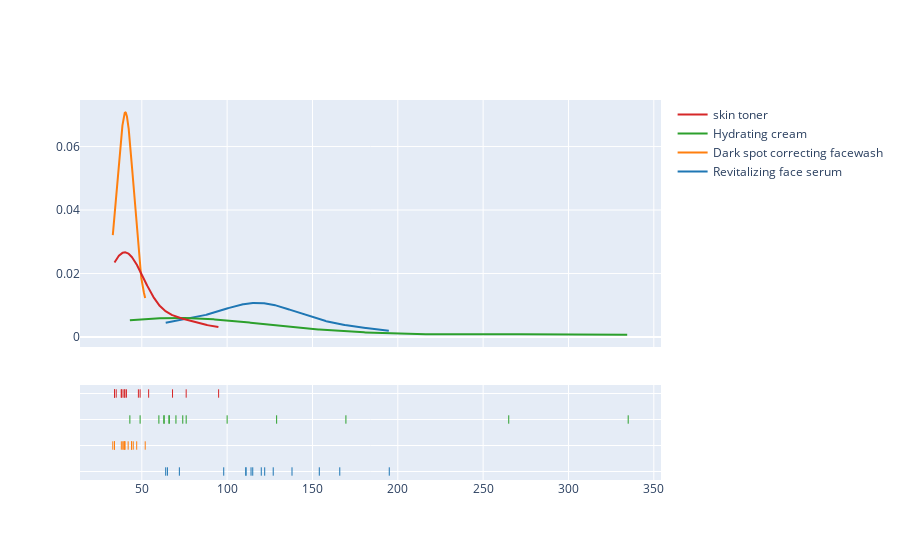

The notebook cell saved with this chart:
### Code cell
hist_data = [serum_price, facewash_price, cream_price, toner_price]
group_labels = ['Revitalizing face serum', 'Dark spot correcting facewash', 'Hydrating cream', 'skin toner']
fig = ff.create_distplot(hist_data, group_labels, bin_size=0.3, show_hist=False)
fig.show()

### Figure 1 — Plotly figure (JSON) as saved in the notebook; plotly's stock layout.template omitted (floating-point values rounded to 4 significant figures; data arrays with more than 128 entries replaced by an {"elided": "..."} marker saying what was removed)
{"data": [{"legendgroup": "Revitalizing face serum", "marker": {"color": "rgb(31, 119, 180)"}, "mode": "lines", "name": "Revitalizing face serum", "showlegend": true, "type": "scatter", "x": {"elided": "500 float values"}, "xaxis": "x", "y": {"elided": "500 float values"}, "yaxis": "y"}, {"legendgroup": "Dark spot correcting facewash", "marker": {"color": "rgb(255, 127, 14)"}, "mode": "lines", "name": "Dark spot correcting facewash", "showlegend": true, "type": "scatter", "x": {"elided": "500 float values"}, "xaxis": "x", "y": {"elided": "500 float values"}, "yaxis": "y"}, {"legendgroup": "Hydrating cream", "marker": {"color": "rgb(44, 160, 44)"}, "mode": "lines", "name": "Hydrating cream", "showlegend": true, "type": "scatter", "x": {"elided": "500 float values"}, "xaxis": "x", "y": {"elided": "500 float values"}, "yaxis": "y"}, {"legendgroup": "skin toner", "marker": {"color": "rgb(214, 39, 40)"}, "mode": "lines", "name": "skin toner", "showlegend": true, "type": "scatter", "x": {"elided": "500 float values"}, "xaxis": "x", "y": {"elided": "500 float values"}, "yaxis": "y"}, {"legendgroup": "Revitalizing face serum", "marker": {"color": "rgb(31, 119, 180)", "symbol": "line-ns-open"}, "mode": "markers", "name": "Revitalizing face serum", "showlegend": false, "type": "scatter", "x": [154, 98, 65, 64, 111, 111, 115, 114, 195, 120, 122, 166, 127, 72, 138], "xaxis": "x", "y": ["Revitalizing face serum", "Revitalizing face serum", "Revitalizing face serum", "Revitalizing face serum", "Revitalizing face serum", "Revitalizing face serum", "Revitalizing face serum", "Revitalizing face serum", "Revitalizing face serum", "Revitalizing face serum", "Revitalizing face serum", "Revitalizing face serum", "Revitalizing face serum", "Revitalizing face serum", "Revitalizing face serum"], "yaxis": "y2"}, {"legendgroup": "Dark spot correcting facewash", "marker": {"color": "rgb(255, 127, 14)", "symbol": "line-ns-open"}, "mode": "markers", "name": "Dark spot correcting facewash", "showlegend": false, "type": "scatter", "x": [40, 44, 47, 45, 44, 34, 42, 52, 40, 33, 39, 39, 38, 40, 34], "xaxis": "x", "y": ["Dark spot correcting facewash", "Dark spot correcting facewash", "Dark spot correcting facewash", "Dark spot correcting facewash", "Dark spot correcting facewash", "Dark spot correcting facewash", "Dark spot correcting facewash", "Dark spot correcting facewash", "Dark spot correcting facewash", "Dark spot correcting facewash", "Dark spot correcting facewash", "Dark spot correcting facewash", "Dark spot correcting facewash", "Dark spot correcting facewash", "Dark spot correcting facewash"], "yaxis": "y2"}, {"legendgroup": "Hydrating cream", "marker": {"color": "rgb(44, 160, 44)", "symbol": "line-ns-open"}, "mode": "markers", "name": "Hydrating cream", "showlegend": false, "type": "scatter", "x": [63, 74, 129, 63, 49, 66, 66, 43, 100, 70, 335, 265, 76, 169.6, 60], "xaxis": "x", "y": ["Hydrating cream", "Hydrating cream", "Hydrating cream", "Hydrating cream", "Hydrating cream", "Hydrating cream", "Hydrating cream", "Hydrating cream", "Hydrating cream", "Hydrating cream", "Hydrating cream", "Hydrating cream", "Hydrating cream", "Hydrating cream", "Hydrating cream"], "yaxis": "y2"}, {"legendgroup": "skin toner", "marker": {"color": "rgb(214, 39, 40)", "symbol": "line-ns-open"}, "mode": "markers", "name": "skin toner", "showlegend": false, "type": "scatter", "x": [40, 68, 40, 54, 95, 48, 34, 41, 76, 38, 49, 38, 35, 34, 39], "xaxis": "x", "y": ["skin toner", "skin toner", "skin toner", "skin toner", "skin toner", "skin toner", "skin toner", "skin toner", "skin toner", "skin toner", "skin toner", "skin toner", "skin toner", "skin toner", "skin toner"], "yaxis": "y2"}], "layout": {"barmode": "overlay", "hovermode": "closest", "legend": {"traceorder": "reversed"}, "xaxis": {"anchor": "y2", "domain": [0, 1], "zeroline": false}, "yaxis": {"anchor": "free", "domain": [0.35, 1], "position": 0}, "yaxis2": {"anchor": "x", "domain": [0, 0.25], "dtick": 1, "showticklabels": false}}}
